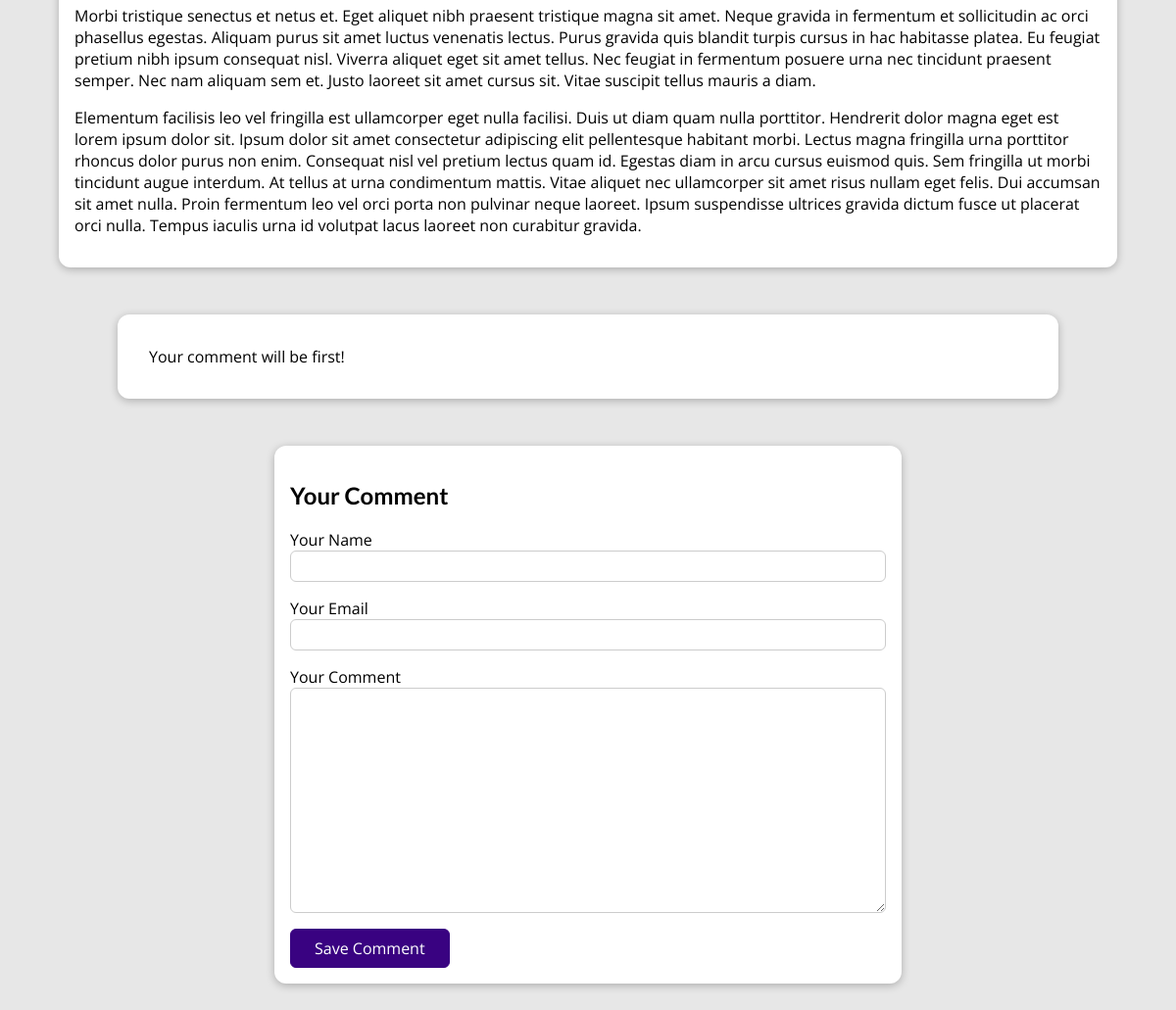
Before: /posts/nature-at-its-best (lower part) with the older database file.
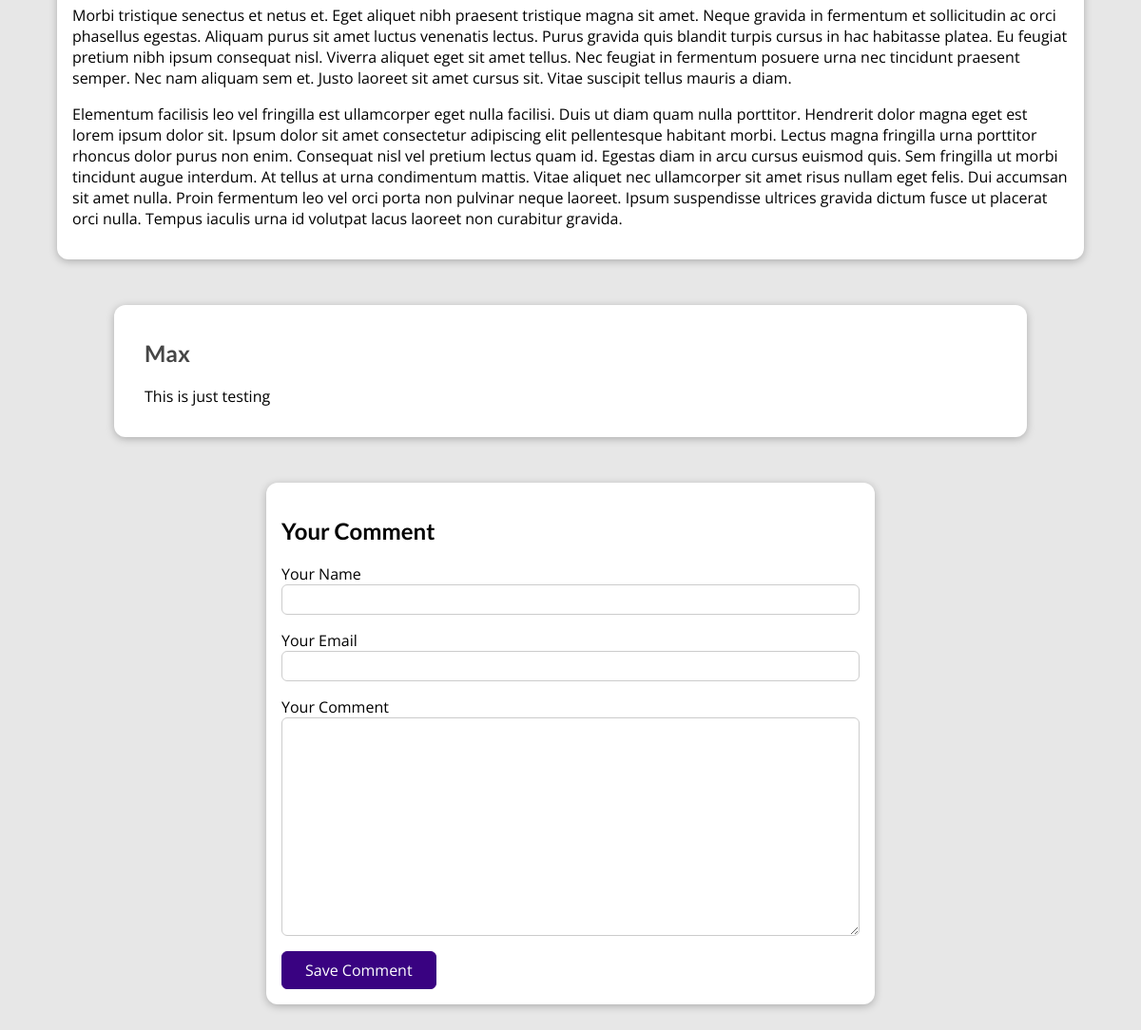
After: the same page with the newer database file.
### blog/models.py (models this page shows, shortened)
class Comment(models.Model):
    user_name = models.CharField(max_length=120)
    user_email = models.EmailField()
    entered_text = models.TextField(max_length=400)
    post = models.ForeignKey(Post, on_delete=CASCADE,
                             related_name='comments', null=True)

### blog/views.py (the view, shortened to what this page needs)
# urls.py: path('posts/<slug:slug>', views.SinglePostView.as_view(),
class SinglePostView(View):
    def saved_for_later(self, request, post_id):
        stored_posts = request.session.get('stored_posts')
        if stored_posts is not None:
            is_saved_for_later = post_id in stored_posts
        else:
            is_saved_for_later = False
        return is_saved_for_later
    def get(self, request, slug):
        post = Post.objects.get(slug=slug)
        context = {
            'post': post,
            'tags': post.tags.all(),
            'comment_form': CommentForm(),
            'comments': post.comments.all().order_by('-id'),
            'saved_for_later': self.saved_for_later(request, post.id)
        }
        return render(request, 'blog/post-detail.html', context)

### blog/forms.py
class CommentForm(forms.ModelForm):
    class Meta:
        model = Comment
        exclude = ['post']
        labels = {
            'user_name': 'Your Name',
            'user_email': 'Your Email',
            'entered_text': 'Your Comment'
        }

### blog/models.py (called while the page is built)
    def __str__(self):
        return f'{self.first_name} {self.last_name}'

### blog/templates/blog/post-detail.html (shortened to what this page needs)
{% extends 'base.html' %}
{% load static %}
{% block css_files %}
    <link rel='stylesheet' href="{% static 'blog/post-detail.css' %}" />
{% endblock css_files %}
{% block content %}
    <main>
        {{ post.content|linebreaks }}
    </main>
    <section id="comments">
        {% if not comments %}
            <p>Your comment will be first!</p>
        {% endif %}
        <ul>
            {% for comment in comments %}
                <li>
                    <h2>{{comment.user_name|title}}</h2>
                    <p>{{comment.entered_text|linebreaks}}</p>
                </li>
            {% endfor %}
        </ul>
    </section>
    <section id="comment-form">
        <h2>Your Comment</h2>
        <form action="{% url 'post-detail-page' post.slug %}" method="POST">
            {% for form_fields in comment_form %}
                <div class="form-control">
                    {{form_fields.label}}
                    {{form_fields}}
                </div>
            {% endfor %}
            <button type="submit">Save Comment</button>
        </form>
    </section>
{% endblock content %}

Changed rows visible on the page:
added Comment: user_name "Max", entered_text "This is just testing"
Other visible differences:
text no longer shown: "Your comment will be first!"
